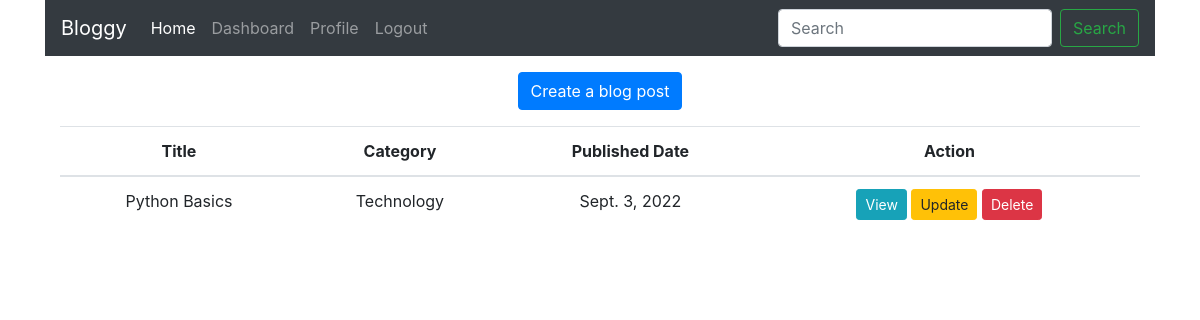
The app's page /accounts/dashboard/ (signed in), older data.
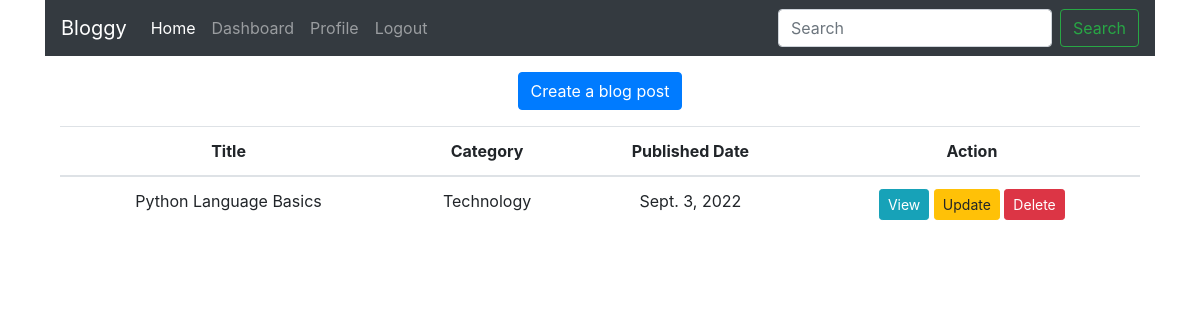
The same page, newer data.
### posts/models.py (models this page shows, shortened)
class Post(models.Model):
    title = models.CharField(max_length=100)
    content = models.TextField()
    published_date = models.DateField(auto_now=True)
    category = models.ForeignKey(Category, on_delete=models.CASCADE, null=True)
    user = models.ForeignKey(User,on_delete=models.CASCADE,null=True,blank=True)
    slug = models.SlugField(null=True, unique=True)

class Category(models.Model):
    name = models.CharField(max_length=100)

### accounts/views.py (the view)
# urls.py: path("dashboard/",views.dashboard, name="dashboard"),
@login_required
def dashboard(request):
    userid = request.user
    posts = Post.objects.all().filter(user=userid)
    data = {'posts': posts }
    return render(request,'accounts/dashboard.html',data)

### templates/accounts/dashboard.html (shortened to what this page needs)
{% extends 'base.html'%} {% block content %}
<body>
	<div class="container">
		<div class="row">
			<div class="col text-center">
				<a href="{%url 'create'%}" class="btn btn-primary mt-3"
					>Create a blog post</a
				>
				<table class="table mt-3">
					<thead>
						<tr>
							<th scope="col">Title</th>
							<th scope="col">Category</th>
							<th scope="col">Published Date</th>
							<th scope="col">Action</th>
						</tr>
					</thead>
					<tbody>
						{% for p in posts %}
						<tr>
							<td>{{p.title}}</td>
							<td>{{p.category.name}}</td>
							<td>{{p.published_date}}</td>
							<td>
								<a
									href="{% url 'dashview' p.slug %}"
									class="btn btn-info btn-sm"
									>View</a
								>
								<a
									href="{%url 'update' p.slug %}"
									class="btn btn-warning btn-sm"
									>Update</a
								>
								<form
									action="{% url 'delete' p.slug %}"
									method="post"
									class="d-inline"
								>
									<input
										type="submit"
										class="btn btn-danger btn-sm"
										value="Delete"
									/>
								</form>
							</td>
						</tr>
						{% endfor %}
					</tbody>
				</table>
			</div>
		</div>
	</div>
</body>
{% endblock %}

Row changes from the older to the newer data that the page shows:
removed Post: title "Python Basics", category.name "Technology", published_date "Sept. 3, 2022"
added Post: title "Python Language Basics", category.name "Technology", published_date "Sept. 3, 2022"
